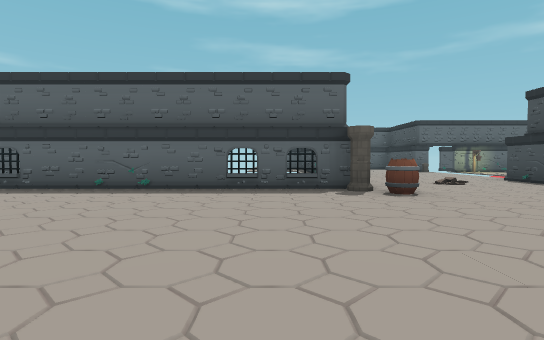
View 1 (above)

17 first-person views from a walk through a level from a Godot 3-D game. The camera is 1.3 m above the floor, tilts 2° down and sees 80° across. The floor is counted in squares, 2.6 m on a side. Each view is taken from the middle of a square. On the plan, view 1 faces up. The plan holds only what a view shows up to about 9 squares ahead; the rest is blank. The place goes on beyond the plan. Characters and animated objects are left out. Some surface patterns are stand-ins.

View 2
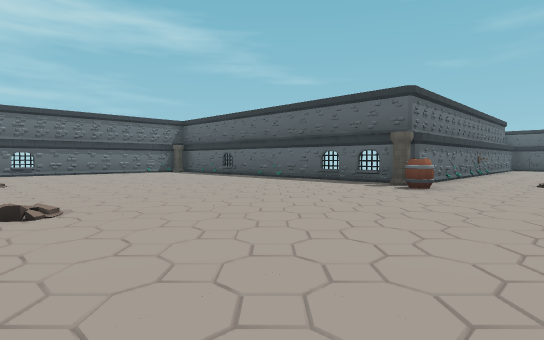

View 3
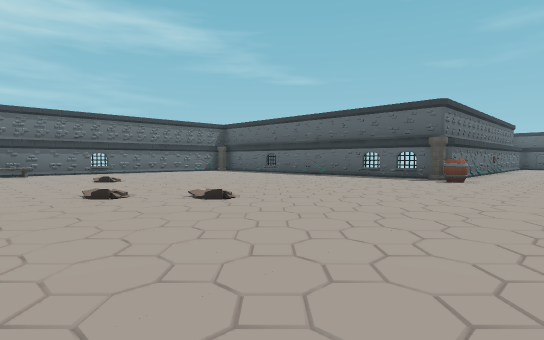

View 4
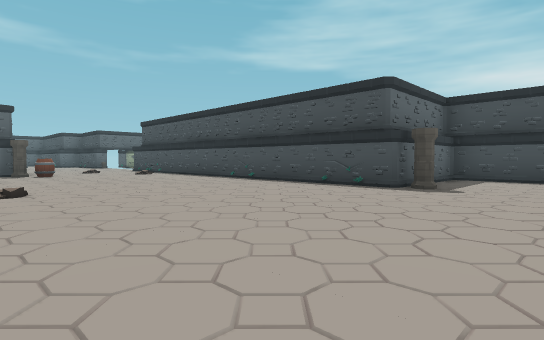

View 5
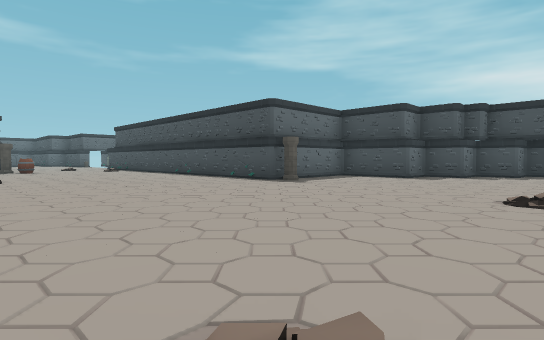

View 6
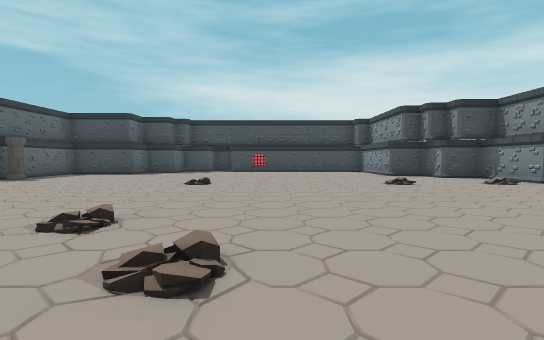

View 7
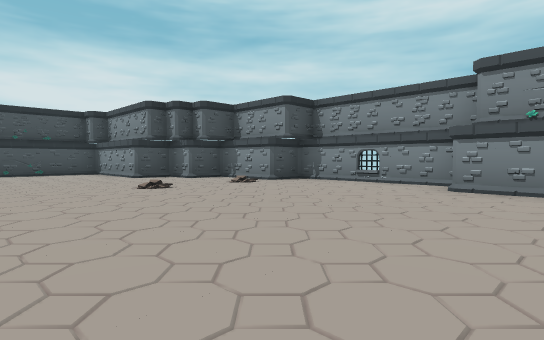

View 8
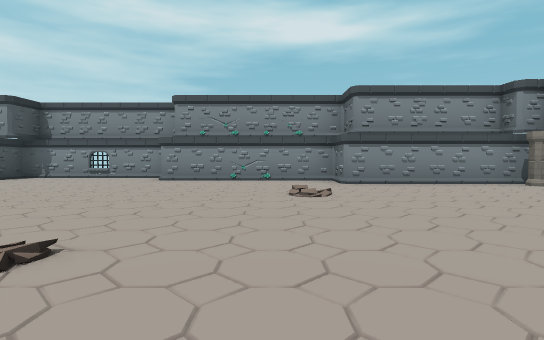

View 9
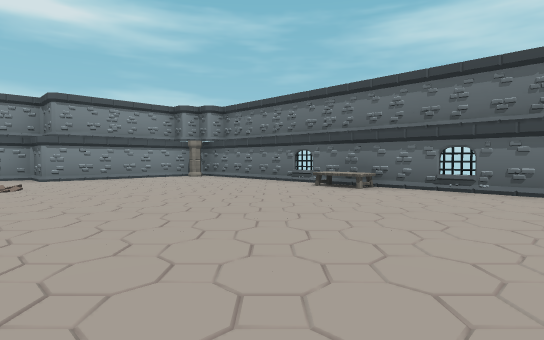

View 10
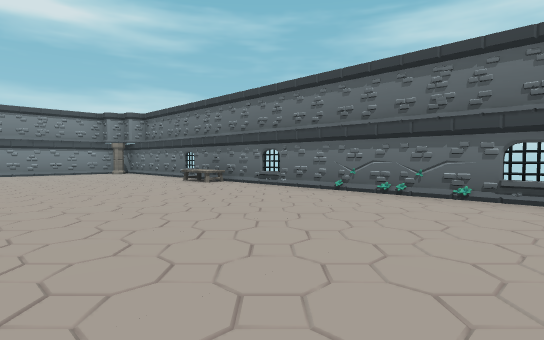

View 11
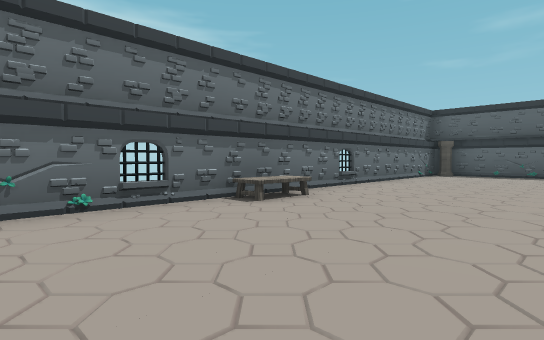

View 12
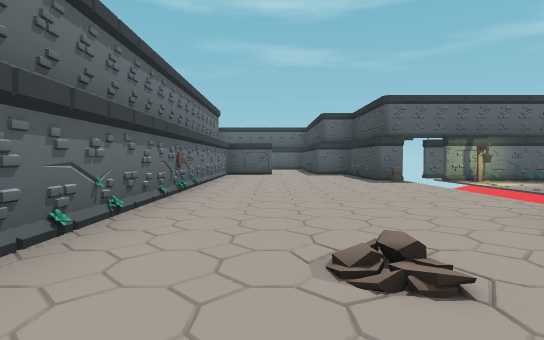

View 13
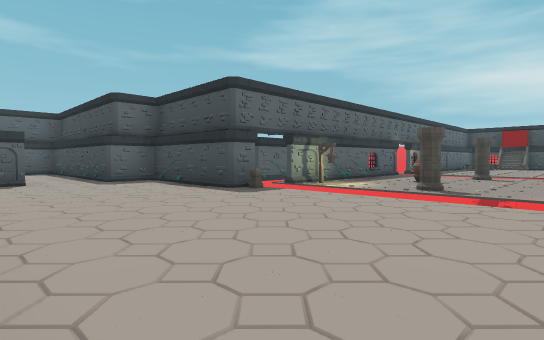

View 14
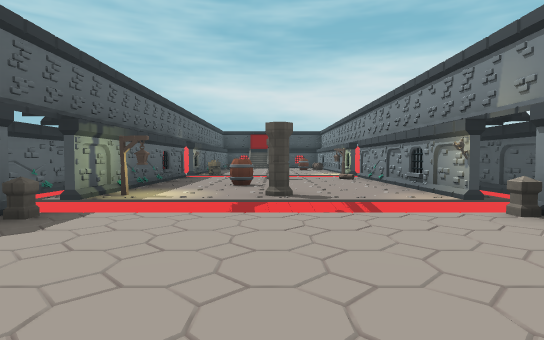

View 15
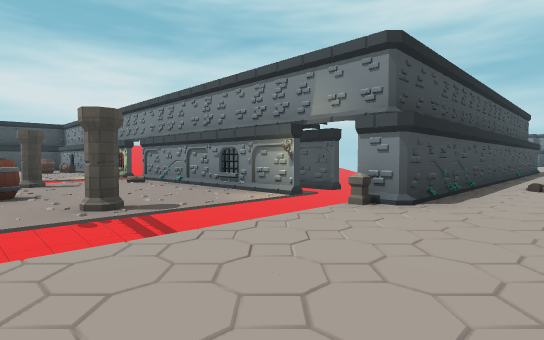

View 16
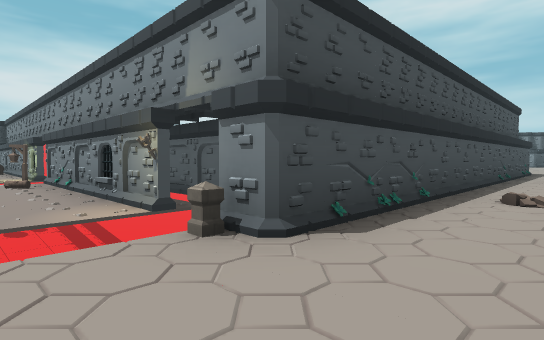

View 17
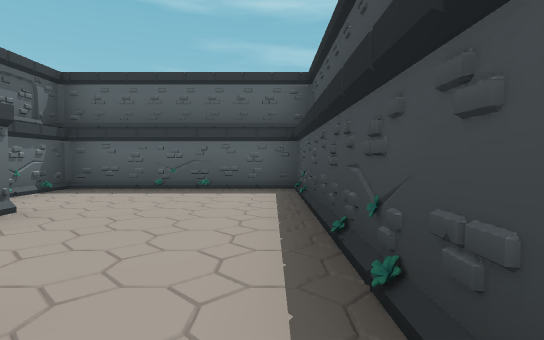

### Floor plan
Key: @ floor where view 1 was taken; # wall or solid block; . floor; v drop or lower ground; P pillar; B barrel; T table; C column; L lantern; R torch; O other object.
Columns run from 8 left of view 1 to 14 right of it. Each row starts with its distance up from view 1.
 21         ######
 20         #....#
 19         #....#
 18         ##...#
 17           ...#
 16           #..##
 15            ...#
 14          #....##
 13          #....######
 12          #....CLL###v
 11          #....vv.B..v
 10          #O...vvPB.Pv
  9          #....vv....vv
  8          #....CR####vL#
  7          #....#########
  6   #########...##
  5   .......PB...#
  4 #.............#
  3 #.............#
  2 #.............#
  1 #.............#
  0 #.......@.....#
 -1 #.............#
 -2 #T............#
 -3 #..... .......####
 -4 #.....  ......P..#
 -5 #.....  .........##
 -6 #...... ..........##
 -7 #...... ...........##
 -8 #...... ............#
 -9 #T..............
-10 #...............
-11 #..................#
-12 #..................
-13 #.................
-14  P..............#
-15  ####..........##
-16     #####....###
-17         ######

Positions as (right, up) in squares from view 1, and headings:
1: (0, 0), facing up
2: (4, -1), facing up-left
3: (4, -3), facing up-left
4: (0, -6), facing up-right
5: (0, -9), facing up-right
6: (-2, -10), facing right
7: (-1, -10), facing down-right
8: (-2, -8), facing down
9: (-2, -6), facing down-left
10: (-3, -3), facing down-left
11: (-4, -5), facing up-left
12: (3, 5), facing up
13: (2, 8), facing up-right
14: (3, 10), facing right
15: (4, 11), facing down-right
16: (4, 9), facing down-right
17: (4, 15), facing up
